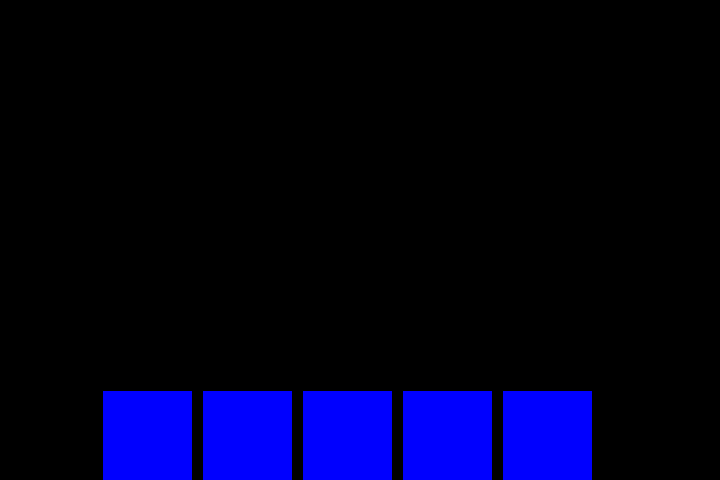
Frame 1 (no input)
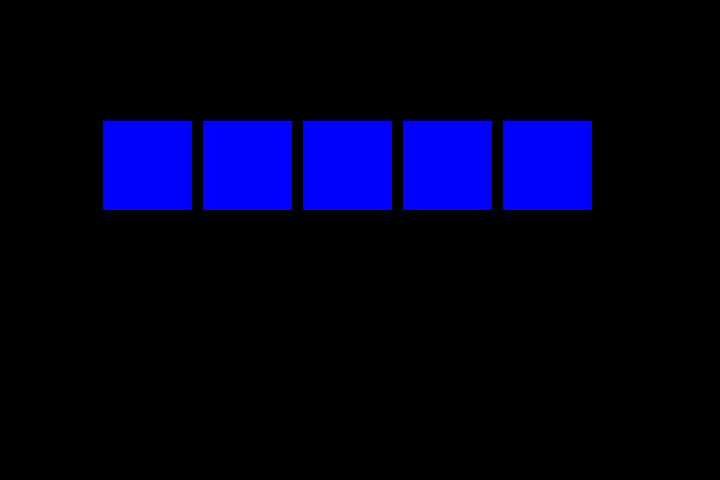
Frame 60 (the mouse pressed at the canvas centre just before this capture)
Frame 120 (the mouse held since frame 60 and released just before this capture): identical to frame 1, image omitted

The Processing sketch that drew these frames (run headless with seeded random() and noise(); from frame 60 on, the mouse is pressed at the canvas centre):

// Processing sketch: pattern_40
// ── pattern_40.pde
int rectSize=90;
int space=5;
int xPos=30, yPos=102;
int xPos1=30, yPos1=202;
int xPos2=30, yPos2=302;
int xPos3=30, yPos3=402;
int xPos4=30, yPos4=502;

void setup() {
  size(720, 480);
  background(255);
  frameRate(10);
}

void draw() {
  background(0);
  fill(0,0,255);
  rect(yPos, 420- xPos, rectSize, rectSize);
  xPos=xPos+rectSize;
  xPos%=(width-rectSize);
  
  fill(0,0,255);
    rect(yPos1, 420- xPos1, rectSize, rectSize);
  xPos1=xPos1+rectSize;
  xPos1%=(width-rectSize);
  
    fill(0,0,255);
    rect(yPos2, 420- xPos2, rectSize, rectSize);
  xPos2=xPos2+rectSize;
  xPos2%=(width-rectSize);
  
      fill(0,0,255);
    rect(yPos3, 420- xPos3, rectSize, rectSize);
  xPos3=xPos3+rectSize;
  xPos3%=(width-rectSize);
  
        fill(0,0,255);
    rect(yPos4, 420- xPos4, rectSize, rectSize);
  xPos4=xPos4+rectSize;
  xPos4%=(width-rectSize);
}
